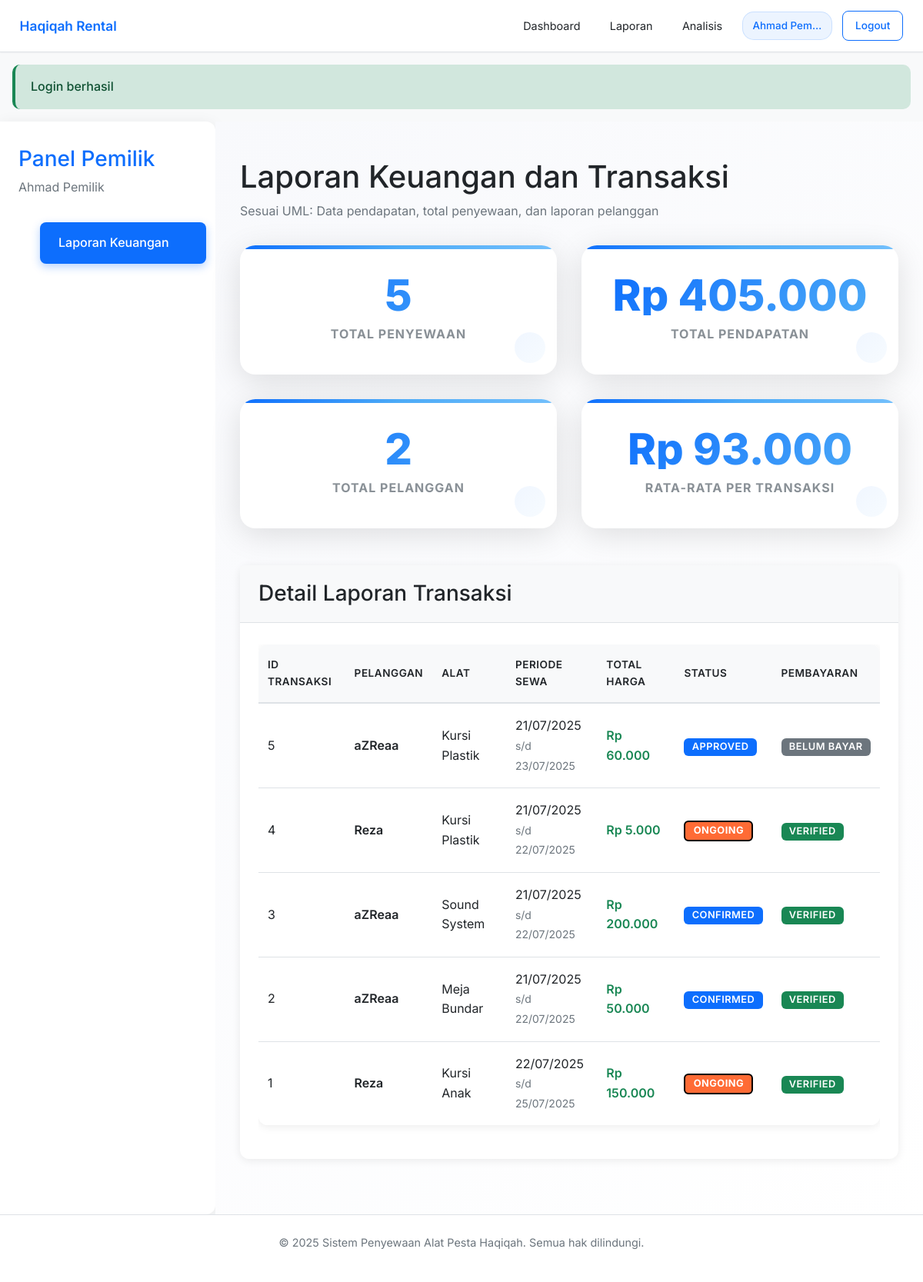
/dashboard (signed in), run on the app's committed database.
### tables this page shows
CREATE TABLE `transaksi` (
  `id_transaksi` int NOT NULL,
  `id_pelanggan` int NOT NULL,
  `id_alat` int NOT NULL,
  `tgl_sewa` date NOT NULL,
  `tgl_kembali` date NOT NULL,
  `status` enum('pending','confirmed','approved','ongoing','completed','selesai','cancelled','rejected','payment_pending','aktif') DEFAULT 'pending',
  `jumlah_alat` int NOT NULL DEFAULT '1',
  `total_harga` decimal(10,2) NOT NULL,
  `metode_pengambilan` enum('pickup','delivery') DEFAULT 'pickup',
  `alamat_pengiriman` text,
  `created_at` timestamp NULL DEFAULT CURRENT_TIMESTAMP,
  `updated_at` timestamp NULL DEFAULT CURRENT_TIMESTAMP ON UPDATE CURRENT_TIMESTAMP
);

CREATE TABLE `pelanggan` (
  `id_pelanggan` int NOT NULL,
  `nama` varchar(100) NOT NULL,
  `alamat` text NOT NULL,
  `email` varchar(100) NOT NULL,
  `no_hp` varchar(20) NOT NULL,
  `user_id` int DEFAULT NULL,
  `created_at` timestamp NULL DEFAULT CURRENT_TIMESTAMP,
  `updated_at` timestamp NULL DEFAULT CURRENT_TIMESTAMP ON UPDATE CURRENT_TIMESTAMP
);

CREATE TABLE `alat` (
  `id_alat` int NOT NULL,
  `nama_alat` varchar(100) NOT NULL,
  `kategori` varchar(50) NOT NULL,
  `stok` int NOT NULL DEFAULT '0',
  `harga` decimal(10,2) NOT NULL,
  `deskripsi` text,
  `gambar` varchar(255) DEFAULT NULL,
  `created_at` timestamp NULL DEFAULT CURRENT_TIMESTAMP,
  `updated_at` timestamp NULL DEFAULT CURRENT_TIMESTAMP ON UPDATE CURRENT_TIMESTAMP,
  `id_kategori` int DEFAULT '1'
);

CREATE TABLE `pembayaran` (
  `id_pembayaran` int NOT NULL,
  `id_transaksi` int NOT NULL,
  `jumlah` decimal(10,2) NOT NULL,
  `bukti_transfer` varchar(255) DEFAULT NULL,
  `status_pembayaran` enum('pending','verified','rejected') DEFAULT 'pending',
  `tanggal_bayar` timestamp NULL DEFAULT CURRENT_TIMESTAMP,
  `verified_by` int DEFAULT NULL,
  `verified_at` timestamp NULL DEFAULT NULL
);

### src/controllers/PemilikController.php (called while the page is built, shortened)
<?php
class PemilikController
{
    private $pemilik;
    public function __construct()
    {
        $this->pemilik = new PemilikUsaha();
        $this->pemilik->setId($_SESSION['pemilik_id']);
    }
    public function dashboard()
    {
        $laporanKeuangan = $this->pemilik->lihatLaporan();
        require_once __DIR__ . '/../../templates/pages/pemilik/dashboard.php';
    }
}

### src/core/Autoloader.php (called while the page is built, shortened)
<?php
class Autoloader
{
    public static function load($className)
    {
        $directories = [
            __DIR__ . '/../models/',
            __DIR__ . '/../controllers/',
            __DIR__ . '/../core/',
        ];
        foreach ($directories as $directory) {
            $file = $directory . $className . '.php';
            if (file_exists($file)) {
                break;
            }
        }
    }
}

### config/database.php (called while the page is built)
<?php
return [
    'host' => 'localhost',
    'database' => 'hakikah_rental',
    'username' => 'root',
    'password' => '',
    'charset' => 'utf8mb4',
    'options' => [
        PDO::ATTR_ERRMODE => PDO::ERRMODE_EXCEPTION,
        PDO::ATTR_DEFAULT_FETCH_MODE => PDO::FETCH_ASSOC,
        PDO::ATTR_EMULATE_PREPARES => false,
    ]
];

### src/core/Database.php (called while the page is built, shortened)
<?php
class Database
{
    private static $instance = null;
    private $connection;
    private $config;
    private function __construct()
    {
        $this->config = require __DIR__ . '/../../config/database.php';
    }
    public static function getInstance()
    {
        if (self::$instance === null) {
            self::$instance = new self();
        }
        return self::$instance;
    }
    private function connect()
    {
        try {
            $dsn = "mysql:host={$this->config['host']};dbname={$this->config['database']};charset={$this->config['charset']}";
            $this->connection = new PDO(
                $dsn,
                $this->config['username'],
                $this->config['password'],
                $this->config['options']
            );
        } catch (PDOException $e) {
            throw new Exception("Database connection failed: " . $e->getMessage());
        }
    }
    public function query($sql, $params = [])
    {
        try {
            $stmt = $this->connection->prepare($sql);
            $stmt->execute($params);
            return $stmt;
        } catch (PDOException $e) {
            throw new Exception("Database query failed: " . $e->getMessage());
        }
    }
    public function fetch($sql, $params = [])
    {
        $stmt = $this->query($sql, $params);
        return $stmt->fetch();
    }
    public function fetchAll($sql, $params = [])
    {
        $stmt = $this->query($sql, $params);
        return $stmt->fetchAll();
    }
}

### src/models/PemilikUsaha.php (called while the page is built, shortened)
<?php
class PemilikUsaha
{
    private $db;
    public function __construct()
    {
        $this->db = Database::getInstance();
    }
    public function lihatLaporan()
    {
        $sql = "SELECT
                    COUNT(t.id_transaksi) as total_transaksi,
                    SUM(CASE WHEN p.status_pembayaran = 'verified' THEN t.total_harga ELSE 0 END) as total_pendapatan,
                    COUNT(DISTINCT t.id_pelanggan) as total_pelanggan,
                    AVG(t.total_harga) as rata_rata_transaksi
                FROM transaksi t
                LEFT JOIN pembayaran p ON t.id_transaksi = p.id_transaksi";
        $summaryData = $this->db->fetch($sql);
        $transaksiDetail = $this->db->fetchAll("
            SELECT
                t.id_transaksi,
                p.nama as nama_pelanggan,
                a.nama_alat,
                t.tgl_sewa,
                t.tgl_kembali,
                t.total_harga,
                t.status,
                pb.status_pembayaran
            FROM transaksi t
            JOIN pelanggan p ON t.id_pelanggan = p.id_pelanggan
            JOIN alat a ON t.id_alat = a.id_alat
            LEFT JOIN pembayaran pb ON t.id_transaksi = pb.id_transaksi
            ORDER BY t.created_at DESC
            LIMIT 20
        ");
        return [
            'summary' => $summaryData,
            'transactions' => $transaksiDetail
        ];
    }
}

### templates/pages/pemilik/dashboard.php (the view, shortened to what this page needs)
<?php
include __DIR__ . '/../../layouts/header.php';
?>
<div class="dashboard">
    <aside class="sidebar">
        <div style="padding: 0 1.5rem; margin-bottom: 2rem;">
            <h3 style="color: var(--primary-color); margin: 0;">Panel Pemilik</h3>
            <p style="margin: 0.5rem 0 0 0; color: var(--secondary-color);">
                <?= htmlspecialchars($_SESSION['nama']) ?>
            </p>
        </div>
        <ul class="sidebar-nav">
            <li><a href="/hakikah/dashboard" class="active">Laporan Keuangan</a></li>
        </ul>
    </aside>
    <main class="main-content">
        <div style="margin-bottom: 2rem;">
            <h1 style="margin-bottom: 0.5rem;">Laporan Keuangan dan Transaksi</h1>
            <p style="color: var(--secondary-color);">Sesuai UML: Data pendapatan, total penyewaan, dan laporan pelanggan</p>
        </div>
        <div class="stats-grid">
            <div class="stat-card">
                <h3><?= number_format($laporanKeuangan['summary']['total_transaksi']) ?></h3>
                <p>Total Penyewaan</p>
            </div>
            <div class="stat-card">
                <h3>Rp <?= number_format($laporanKeuangan['summary']['total_pendapatan'], 0, ',', '.') ?></h3>
                <p>Total Pendapatan</p>
            </div>
            <div class="stat-card">
                <h3><?= number_format($laporanKeuangan['summary']['total_pelanggan']) ?></h3>
                <p>Total Pelanggan</p>
            </div>
            <div class="stat-card">
                <h3>Rp <?= number_format($laporanKeuangan['summary']['rata_rata_transaksi'], 0, ',', '.') ?></h3>
                <p>Rata-rata per Transaksi</p>
            </div>
        </div>
        <div class="card">
            <div class="card-header">
                <h3 style="margin: 0;">Detail Laporan Transaksi</h3>
            </div>
            <div class="card-body">
                <?php if (empty($laporanKeuangan['transactions'])): ?>
                    <p style="text-align: center; color: var(--secondary-color); margin: 2rem 0;">
                        Belum ada data transaksi
                    </p>
                <?php else: ?>
                    <div style="overflow-x: auto;">
                        <table class="table">
                            <thead>
                                <tr>
                                    <th>ID Transaksi</th>
                                    <th>Pelanggan</th>
                                    <th>Alat</th>
                                    <th>Periode Sewa</th>
                                    <th>Total Harga</th>
                                    <th>Status</th>
                                    <th>Pembayaran</th>
                                </tr>
                            </thead>
                            <tbody>
                                <?php foreach ($laporanKeuangan['transactions'] as $transaksi): ?>
                                    <tr>
                                        <td><?= $transaksi['id_transaksi'] ?></td>
                                        <td style="font-weight: 600;"><?= htmlspecialchars($transaksi['nama_pelanggan']) ?></td>
                                        <td><?= htmlspecialchars($transaksi['nama_alat']) ?></td>
                                        <td>
                                            <?= date('d/m/Y', strtotime($transaksi['tgl_sewa'])) ?><br>
                                            <small style="color: var(--secondary-color);">
                                                s/d <?= date('d/m/Y', strtotime($transaksi['tgl_kembali'])) ?>
                                            </small>
                                        </td>
                                        <td style="color: var(--success-color); font-weight: 600;">
                                            Rp <?= number_format($transaksi['total_harga'], 0, ',', '.') ?>
                                        </td>
                                        <td>
                                            <?php
                                            $badgeClass = match($transaksi['status']) {
                                                'pending' => 'badge-warning',
                                                'approved' => 'badge-primary',
                                                'confirmed' => 'badge-primary',
                                                'ongoing' => 'badge-info',
                                                'completed' => 'badge-success',
                                                'cancelled' => 'badge-danger',
                                                default => 'badge-secondary'
                                            };
                                            ?>
                                            <span class="badge <?= $badgeClass ?>"><?= ucfirst($transaksi['status']) ?></span>
                                        </td>
                                        <td>
                                            <?php if ($transaksi['status_pembayaran']): ?>
                                                <?php
                                                $paymentBadge = match($transaksi['status_pembayaran']) {
                                                    'pending' => 'badge-warning',
                                                    'verified' => 'badge-success',
                                                    'rejected' => 'badge-danger',
                                                    default => 'badge-secondary'
                                                };
                                                ?>
                                                <span class="badge <?= $paymentBadge ?>"><?= ucfirst($transaksi['status_pembayaran']) ?></span>
                                            <?php else: ?>
                                                <span class="badge badge-secondary">Belum bayar</span>
                                            <?php endif; ?>
                                        </td>
                                    </tr>
                                <?php endforeach; ?>
                            </tbody>
                        </table>
                    </div>
                <?php endif; ?>
            </div>
        </div>
    </main>
</div>
<?php include __DIR__ . '/../../layouts/footer.php'; ?>

### data on the page
transaksi: id_transaksi "5", id_pelanggan.nama "aZReaa", id_alat.nama_alat "Kursi Plastik", tgl_sewa "21/07/2025", tgl_kembali "23/07/2025", total_harga "60.000", status "APPROVED", shows "BELUM BAYAR"
transaksi: id_transaksi "4", id_pelanggan.nama "Reza", id_alat.nama_alat "Kursi Plastik", tgl_sewa "21/07/2025", tgl_kembali "22/07/2025", total_harga "5.000", status "ONGOING", pembayaran.status_pembayaran "VERIFIED"
transaksi: id_transaksi "3", id_pelanggan.nama "aZReaa", id_alat.nama_alat "Sound System", tgl_sewa "21/07/2025", tgl_kembali "22/07/2025", total_harga "200.000", status "CONFIRMED", pembayaran.status_pembayaran "VERIFIED"
transaksi: id_transaksi "2", id_pelanggan.nama "aZReaa", id_alat.nama_alat "Meja Bundar", tgl_sewa "21/07/2025", tgl_kembali "22/07/2025", total_harga "50.000", status "CONFIRMED", pembayaran.status_pembayaran "VERIFIED"
transaksi: id_transaksi "1", id_pelanggan.nama "Reza", id_alat.nama_alat "Kursi Anak", tgl_sewa "22/07/2025", tgl_kembali "25/07/2025", total_harga "150.000", status "ONGOING", pembayaran.status_pembayaran "VERIFIED"

### other printed values
$_SESSION['nama'] "Ahmad Pem…"
$_SESSION['success'] "Login berhasil"
$_SESSION['nama'] "Ahmad Pemilik"
$laporanKeuangan['summary']['total_transaksi'] "5"
$laporanKeuangan['summary']['total_pendapatan'] "405.000"
$laporanKeuangan['summary']['total_pelanggan'] "2"
$laporanKeuangan['summary']['rata_rata_transaksi'] "93.000"
